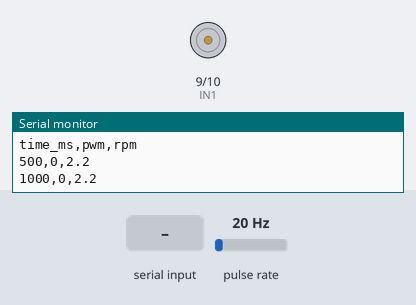
Simulated run of this sketch. Board: Arduino Uno, built with avr-gcc and run on an emulated ATmega328P. Shown: motor-driver pin pairs drawn as motors (green arrow = first pin HIGH = forward, orange = second pin HIGH = backward, longer = more drive), the last lines printed to the serial monitor. Wiring (inferred from the names in the program): pulse sensor: data pin 2. The test bench sets the inputs (shaded band); at power-on: pulse rate 20 Hz.

Above: at 1.2 s.
1.3 s: "90,45\n" received over Serial
At 2.1 s:
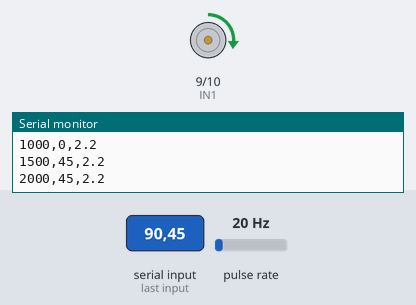
2.8 s: "30,150\n" received over Serial
At 3.3 s:
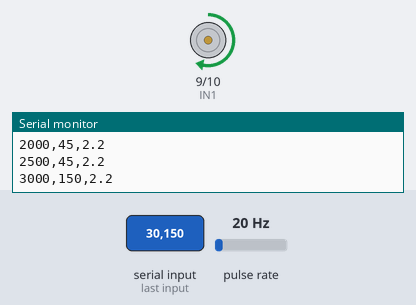
4.3 s: "200\n" received over Serial
At 5.5 s:
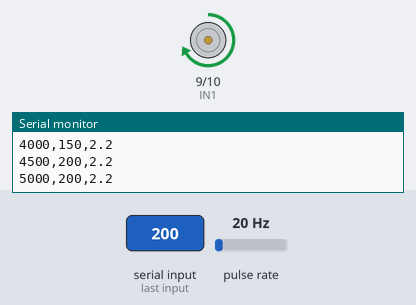
5.8 s: "90\n" received over Serial
At 6.7 s:
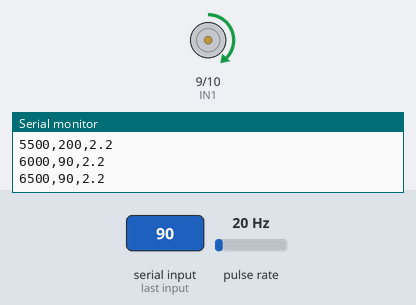
Timing chart, 0 to 8.3 s (numbered marks = the images above; inputs shaded):
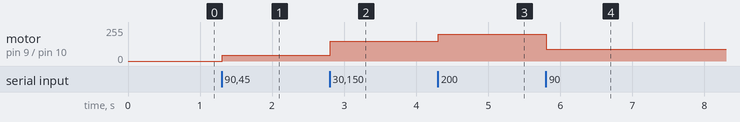

The sketch:

phase2_encoder_rpm.ino
```cpp
/*
  Phase 2 - DC Motor Speed/Direction Control + Encoder RPM Measurement
  Custom PCB Motor Control & Validation Platform

  Adds to Phase 1:
    - Reads the motor's built-in Hall encoder (Yellow wire / A channel)
    - Calculates and prints RPM every 500ms

  Hardware (same as Phase 1, plus encoder wires):
    Arduino D9  -> DRV8871 IN1
    Arduino D10 -> DRV8871 IN2
    Arduino GND -> DRV8871 GND
    12V supply  -> DRV8871 VM / GND
    Motor Red/Black -> DRV8871 MOTOR terminal

    Motor Blue   -> Arduino 5V      (encoder power)
    Motor Green  -> Arduino GND     (encoder ground)
    Motor Yellow -> Arduino D2      (encoder A - counted)
    Motor White  -> Arduino D3      (encoder B - wired, unused for now)

  Encoder spec (Bemonoc 25GA370H): 540 pulses per output-shaft revolution.

  Serial usage (9600 baud, "Newline" line ending):
    Type an integer from -255 to 255 and press Enter to set motor speed.
    Every 500ms, the sketch prints: time_ms,pwm,rpm
*/

const int IN1 = 9;
const int IN2 = 10;
const int ENCODER_A = 2;

const long PULSES_PER_REV = 540;
const unsigned long RPM_INTERVAL_MS = 500;

volatile unsigned long pulseCount = 0;
unsigned long lastRpmCalcTime = 0;
int currentCommand = 0;

void setup() {
  Serial.begin(9600);
  pinMode(IN1, OUTPUT);
  pinMode(IN2, OUTPUT);
  pinMode(ENCODER_A, INPUT_PULLUP);

  attachInterrupt(digitalPinToInterrupt(ENCODER_A), onEncoderPulse, RISING);

  stopMotor();
  lastRpmCalcTime = millis();

  Serial.println("Motor controller ready (Phase 2 - RPM measurement).");
  Serial.println("Enter a speed from -255 to 255 (0 = stop):");
  Serial.println("time_ms,pwm,rpm");
}

void loop() {
  // Handle incoming speed commands
  if (Serial.available() > 0) {
    int command = Serial.parseInt();
    while (Serial.available() > 0) {
      Serial.read();
    }
    currentCommand = constrain(command, -255, 255);
    setMotor(currentCommand);
  }

  // Print RPM every RPM_INTERVAL_MS
  unsigned long now = millis();
  if (now - lastRpmCalcTime >= RPM_INTERVAL_MS) {
    noInterrupts();
    unsigned long counted = pulseCount;
    pulseCount = 0;
    interrupts();

    float elapsedSeconds = (now - lastRpmCalcTime) / 1000.0;
    float rpm = (counted / elapsedSeconds) / PULSES_PER_REV * 60.0;

    Serial.print(now);
    Serial.print(",");
    Serial.print(currentCommand);
    Serial.print(",");
    Serial.println(rpm, 1);

    lastRpmCalcTime = now;
  }
}

void onEncoderPulse() {
  pulseCount++;
}

void setMotor(int speed) {
  if (speed > 0) {
    analogWrite(IN1, speed);
    analogWrite(IN2, 0);
  } else if (speed < 0) {
    analogWrite(IN1, 0);
    analogWrite(IN2, -speed);
  } else {
    stopMotor();
  }
}

void stopMotor() {
  analogWrite(IN1, 0);
  analogWrite(IN2, 0);
}
```

Measured:
- after the input at 1.3 s, motor on pin 9 (IN1) / pin 10 (IN2): stopped → forward 45/255 at once
- after the input at 2.8 s, motor on pin 9 (IN1) / pin 10 (IN2): forward 45/255 → forward 150/255 at once
- after the input at 4.3 s, motor on pin 9 (IN1) / pin 10 (IN2): forward 150/255 → forward 200/255 at once
- after the input at 5.8 s, motor on pin 9 (IN1) / pin 10 (IN2): forward 200/255 → forward 90/255 at once
